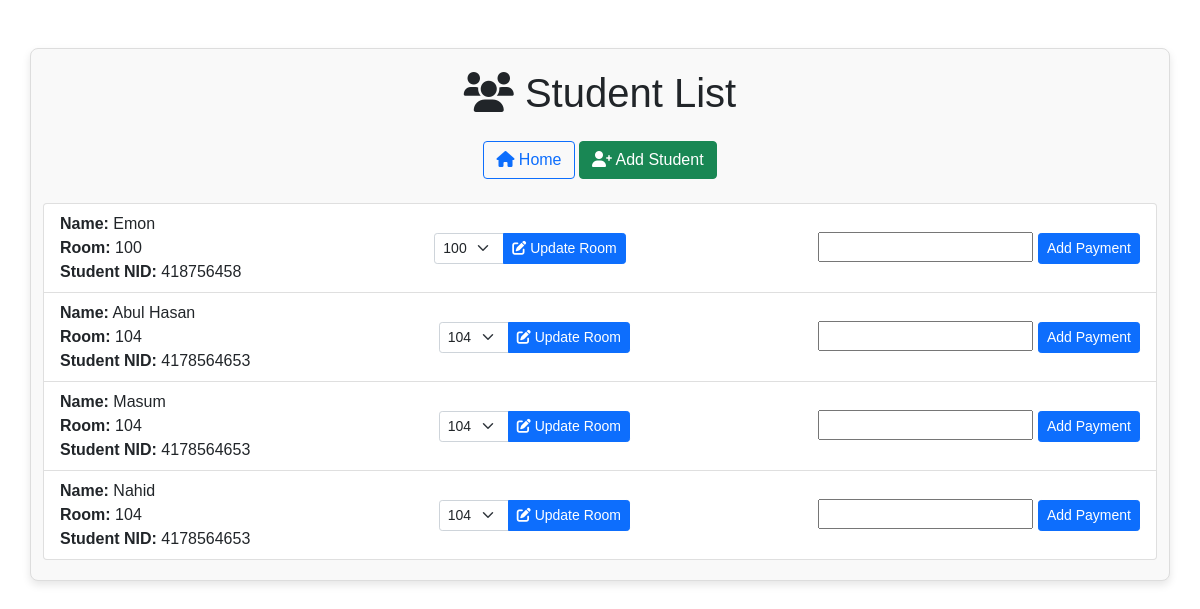
/students/ (signed in), run on an earlier commit of the app's database.
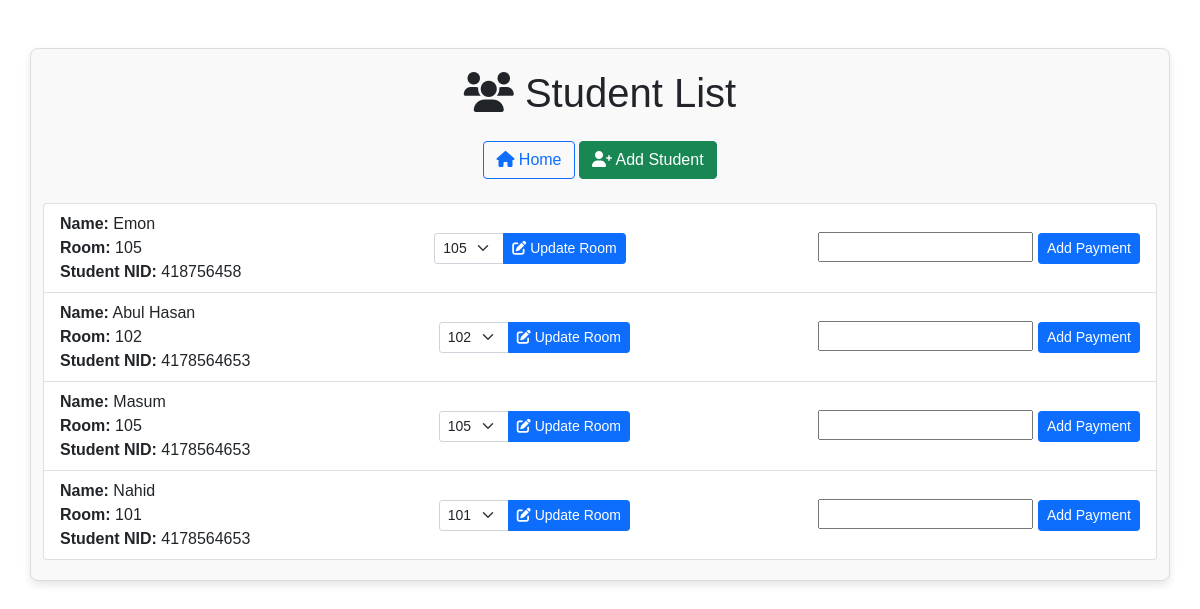
And on a later commit of the database.
### hostel/models.py (models this page shows, shortened)
class Student(models.Model):
    name = models.CharField(max_length=100)
    email = models.EmailField(unique=True)
    contact_number = models.CharField(max_length=15)
    nid = models.CharField(max_length=15)
    room = models.ForeignKey(Room, on_delete=models.SET_NULL, null=True)

class Room (models.Model):
    room_number = models.CharField(max_length=10, unique=True)
    capacity = models.IntegerField()
    occupied_beds = models.IntegerField(default=0)

### hostel/views.py (the view, shortened to what this page needs)
# urls.py: path('students/', StudentListView.as_view(), name='student_list'),
@method_decorator(login_required, name='dispatch')
class StudentListView(ListView):
    model = Student
    template_name = 'hostel/student_list.html'
    context_object_name = 'students'
    form_class = EditRoomForm
    def get_context_data(self, **kwargs):
        if not hasattr(self, 'object_list'):
            self.object_list = self.get_queryset()
        context = super().get_context_data(**kwargs)
        context['form'] = self.form_class()
        context['PaymentForm'] = PaymentForm()
        return context

### hostel/forms.py
class EditRoomForm(forms.ModelForm):
    class Meta:
        model = Student
        fields = ['room']
        widgets = {
            'room': forms.Select(attrs={'class': 'form-control'}),
        }

class PaymentForm(forms.ModelForm):
    class Meta:
        model = Payment
        fields = ['student',  # 'room',
                  'amount', 'currency', 'payment_date', 'status', 'due_date', 'reference']
        widgets = {
            'amount': forms.NumberInput(attrs={'step': '0.01'}),
            'due_date': forms.DateInput(attrs={'type': 'date'}),
            'payment_date': forms.DateInput(attrs={'type': 'date'}),
        }

### hostel/templates/hostel/student_list.html (shortened to what this page needs)
<!DOCTYPE html>
<html lang="en">
  <head>
    {% load static %}
    <link rel="stylesheet" href="{% static 'hostel/css/style.css' %}" />
    <link href="https://cdn.jsdelivr.net/npm/bootstrap@5.1.3/dist/css/bootstrap.min.css" rel="stylesheet" />
    <link rel="stylesheet" href="https://cdnjs.cloudflare.com/ajax/libs/font-awesome/6.0.0-beta3/css/all.min.css" />
  </head>
  <body>
    <div class="container mt-5">
      <h1 class="text-center mb-4"><i class="fas fa-users"></i> Student List</h1>
      <div class="mb-4 text-center">
        <a href="{% url 'home' %}" class="btn btn-outline-primary">
          <i class="fas fa-home"></i> Home
        </a>
        <a href="{% url 'student_add' %}" class="btn btn-success">
          <i class="fas fa-user-plus"></i> Add Student
        </a>
      </div>
      <ul class="list-group">
        {% for student in students %}
          <li class="list-group-item d-flex justify-content-between align-items-center">
            <div>
              <strong>Name:</strong> {{ student.name }}<br />
              <strong>Room:</strong> {{ student.room.room_number }}<br />
              <strong>Student NID:</strong> {{ student.nid }}
            </div>
            <form method="post" action="" class="d-inline">
              <div class="input-group">
                <select name="room" class="form-select form-select-sm">
                  {% for room in form.fields.room.queryset %}
                  <option value="{{ room.id }}" {% if student.room and student.room.id == room.id %}selected{% endif %}>
                      {{ room.room_number }}
                    </option>
                  {% endfor %}
                </select>
                <button type="submit" class="btn btn-primary btn-sm">
                  <i class="fas fa-edit"></i> Update Room
                </button>
              </div>
            </form>
                <form method="post" action="" class="d-inline">
                  {{ PaymentForm.amount }}
                  <button type="submit" class="btn btn-primary btn-sm">Add Payment</button>
                </form>
          </li>
        {% endfor %}
      </ul>
    </div>
  </body>
</html>

What changed in the data, as far as the page shows it:
changed Student "Emon": room.room_number "100" → "105"; room "100" → "105"
changed Student "Abul Hasan": room.room_number "104" → "102"; room "104" → "102"
changed Student "Masum": room.room_number "104" → "105"; room "104" → "105"
changed Student "Nahid": room.room_number "104" → "101"; room "104" → "101"
